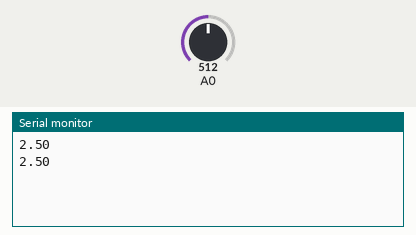
Simulated run of this sketch. Board: Arduino Uno, built with avr-gcc and run on an emulated ATmega328P. Shown: the last lines printed to the serial monitor. Inputs (shaded band) come from the test bench; at power-on: A0 = 512.

Above: at 1.8 s.
1.9 s: A0 set to 716
At 2.8 s:
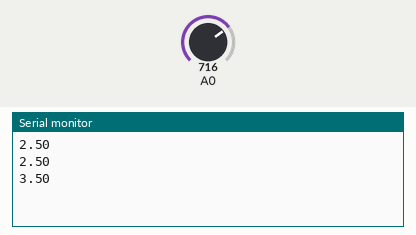
3.4 s: A0 set to 900
At 4.8 s:
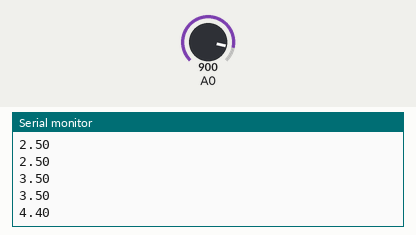
Timing chart, 0 to 6.4 s (numbered marks = the images above; inputs shaded):
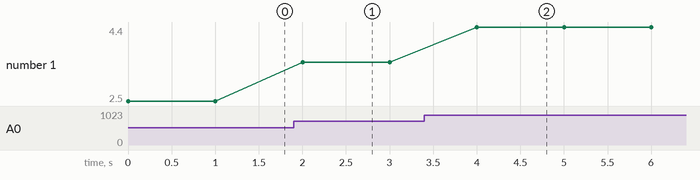

The sketch:

Potensio.ino
```cpp
int potensio = 0;
float volt;
void setup() {
  // put your setup code here, to run once:
  Serial.begin(9600);
}

void loop() {
  // put your main code here, to run repeatedly:
  potensio = analogRead(0);
  volt = potensio * (5.0/1023.0);
  Serial.println(volt);
  delay(1000);
}
```

Measured:
- after the input at 1.9 s, the serial monitor: prints a new line after 0.10 s (image 1)
- after the input at 3.4 s, the serial monitor: prints a new line after 0.60 s (image 2)
- plotted number 1: 2.5 → 3.5 after the input at 1.9 s, 3.5 → 4.4 after the input at 3.4 s
